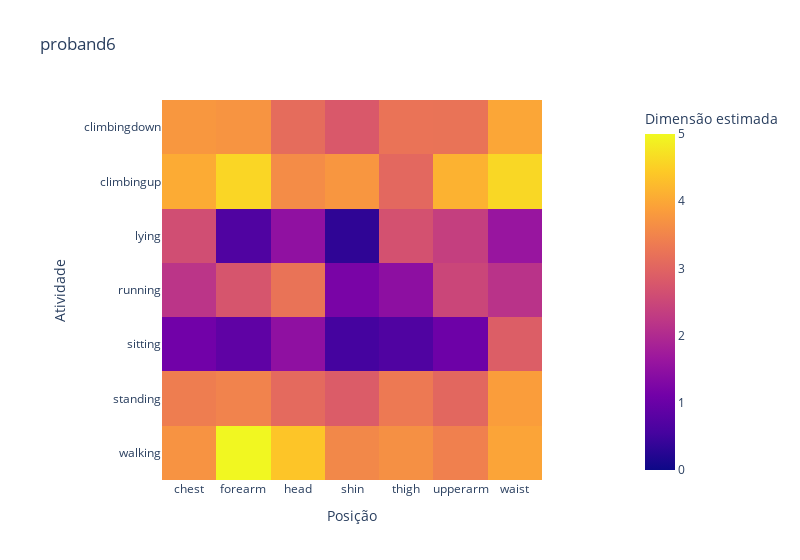

Notebook code for this chart:
### Code cell
fig = px.imshow(DIest, width=800, title=users[nu], zmax=5, zmin=0,
                labels=dict(y='Atividade', x='Posição', color='Dimensão estimada'),
                y=actis,
                x=posis)
fig.show()

### Figure 1 — Plotly figure (JSON) as saved in the notebook; plotly's stock layout.template omitted (floating-point values rounded to 4 significant figures)
{"data": [{"coloraxis": "coloraxis", "hovertemplate": "Posição: %{x}<br>Atividade: %{y}<br>Dimensão estimada: %{z}<extra></extra>", "name": "0", "type": "heatmap", "x": ["chest", "forearm", "head", "shin", "thigh", "upperarm", "waist"], "xaxis": "x", "y": ["climbingdown", "climbingup", "lying", "running", "sitting", "standing", "walking"], "yaxis": "y", "z": [[3.775, 3.724, 3.123, 2.791, 3.242, 3.23, 3.978], [4.05, 4.584, 3.611, 3.753, 3.061, 4.137, 4.598], [2.613, 0.68, 1.512, 0.3312, 2.67, 2.36, 1.613], [2.181, 2.747, 3.229, 1.198, 1.473, 2.481, 2.153], [1.098, 0.8753, 1.492, 0.547, 0.6837, 1.047, 2.891], [3.389, 3.477, 3.085, 2.855, 3.331, 3.046, 3.858], [3.718, 4.974, 4.383, 3.546, 3.663, 3.434, 3.954]]}], "layout": {"coloraxis": {"cmax": 5, "cmin": 0, "colorbar": {"title": {"text": "Dimensão estimada"}}, "colorscale": [[0, "#0d0887"], [0.1111, "#46039f"], [0.2222, "#7201a8"], [0.3333, "#9c179e"], [0.4444, "#bd3786"], [0.5556, "#d8576b"], [0.6667, "#ed7953"], [0.7778, "#fb9f3a"], [0.8889, "#fdca26"], [1, "#f0f921"]]}, "title": {"text": "proband6"}, "width": 800, "xaxis": {"anchor": "y", "constrain": "domain", "domain": [0, 1], "scaleanchor": "y", "title": {"text": "Posição"}}, "yaxis": {"anchor": "x", "autorange": "reversed", "constrain": "domain", "domain": [0, 1], "title": {"text": "Atividade"}}}}
